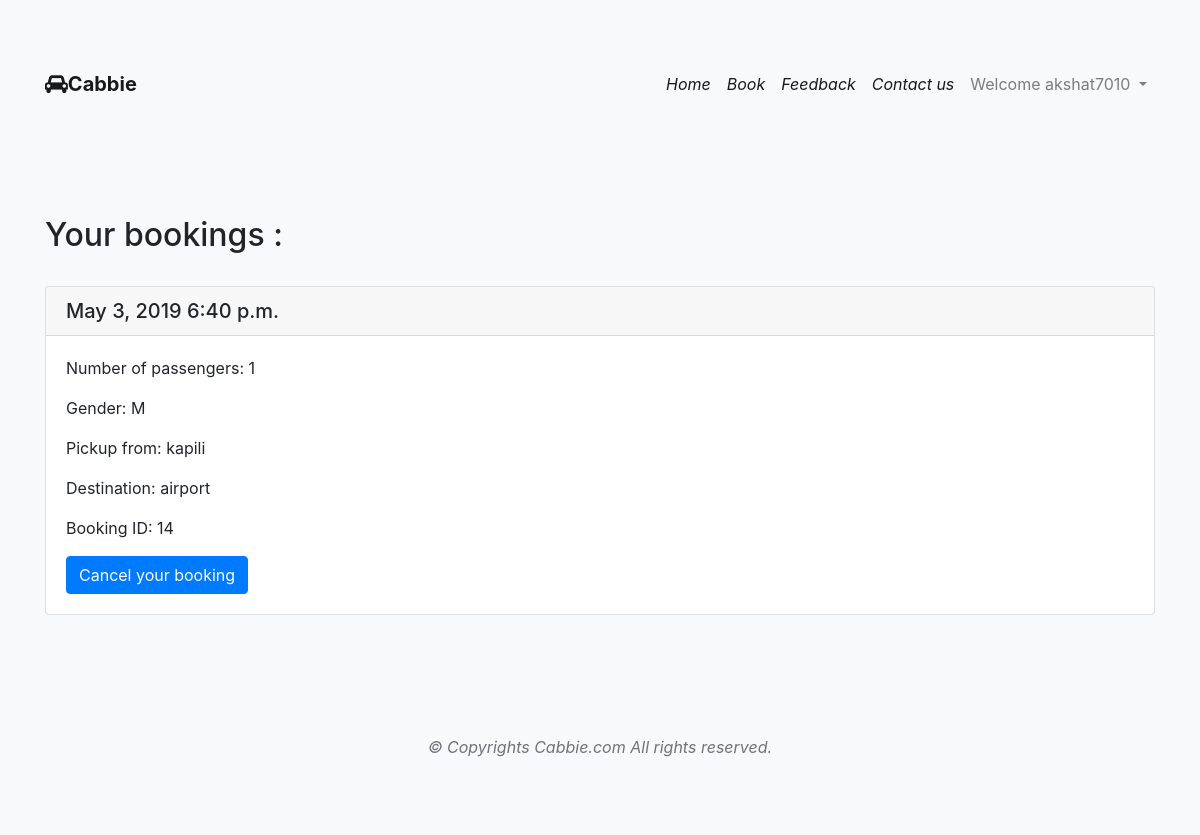
/cabs/bookings/ (signed in), run on the app's committed database.
### cabs/models.py (models this page shows)
class Post(models.Model):
    passengers=models.PositiveIntegerField(validators=[MinValueValidator(1),MaxValueValidator(3)])
    date=models.DateField()
    time=models.TimeField()
    destination=models.CharField(max_length=100)
    created_by = models.CharField(max_length=100)
    gender = models.CharField(max_length=1, choices=Gchoice, default='M')
    pickup_from=models.CharField(max_length=100)

### cabs/views.py (the view)
@login_required(login_url="/cabs/login/")
def booking_view(request):
    queryset = Post.objects.filter(
        created_by__iexact=request.user.username
    )
    context = {
        "booking_list": queryset,
        "title": "Your bookings"
    }
    return render(request, 'bookings.html', context)

### templates/bookings.html (shortened to what this page needs)
{% extends 'base1.html' %}
{% load static %}
{% block content %}
<div class="bg-light py-5">
    <div class="container py-5">
        <h2>{{ title }} :</h2>
        <br>
        {% if not booking_list %}
        <h3>Sorry, no results found.</h3>
        {% else %}
        {% for obj in booking_list %}
        <div class="card">
          <h5 class="card-header">{{ obj.date}}  {{ obj.time}}</h5>
          <div class="card-body">
            <p class="card-text">Number of passengers: {{ obj.passengers}}</p>
              <p class="card-text">Gender: {{ obj.gender}}</p>
              <p class="card-text">Pickup from: {{ obj.pickup_from}}</p>
              <p class="card-text">Destination: {{ obj.destination}}</p>
             <p class="card-text">Booking ID: {{ obj.id}}</p>
            <a class="btn btn-primary" href="{{obj.id}}/cancel" onclick="myFunction();">Cancel your booking</a>
          </div>
        </div>
        <br>
{% endfor %}
{% endif %}
    </div>
</div>
{% endblock %}

### templates/base1.html (shortened to what this page needs)
{% load static %}
<!DOCTYPE html>
<html lang="en">
<head>
    <link rel="stylesheet" href="https://cdnjs.cloudflare.com/ajax/libs/twitter-bootstrap/4.3.1/css/bootstrap.min.css"
>
    <link rel="stylesheet" href="https://stackpath.bootstrapcdn.com/font-awesome/4.7.0/css/font-awesome.min.css"
>
    <link rel="stylesheet" type="text/css" href="{% static 'css/aboutusstyle.css' %}">
    <link href="{% static 'css/poststyle.css' %}" rel="stylesheet">
    <link href="{% static 'css/requeststyle.css' %}" rel="stylesheet">
</head>
<body class="bg-light py-5">
<nav class="navbar navbar-expand-lg navbar-light bg-light py-3">
    <div class="container"><a href="{% url 'cabs:main' %}" class="navbar-brand d-flex align-items-center"> <i
            class="fa fa-car" aria-hidden="true"></i></i><strong>Cabbie</strong></a>
        <div id="navbarSupportedContent" class="collapse navbar-collapse">
            <ul class="navbar-nav ml-auto">
                <li class="nav-item active"><a href="{% url 'cabs:main' %}" class="nav-link font-italic"> Home </a></li>
                <li class="nav-item active"><a href="{% url 'cabs:post' %}" class="nav-link font-italic"> Book </a></li>
                <li class="nav-item active"><a href="{% url 'cabs:feedback' %}" class="nav-link font-italic">
                    Feedback </a></li>
                <li class="nav-item active"><a href="{% url 'cabs:contact' %}" class="nav-link font-italic">Contact
                    us </a></li>
                {% if user.is_authenticated %}
        <li class="nav-item dropdown">
        <a class="nav-link dropdown-toggle" href="#" id="navbarDropdown" role="button" data-toggle="dropdown" aria-haspopup="true" aria-expanded="false">
          Welcome {{user.username}}
        </a>
      </li>
        {% endif %}
            </ul>
        </div>
    </div>
</nav>
{% block content %} {% endblock %}
<footer class="bg-light pb-5">
    <div class="container text-center">
        <p class="font-italic text-muted mb-0">&copy; Copyrights Cabbie.com All rights reserved.</p>
    </div>
</footer>
</body>
</html>

### data on the page
Post: date "May 3, 2019", time "6:40 p.m.", passengers "1", gender "M", pickup_from "kapili", destination "airport", id "14"

### other printed values
{{ user.username }} "akshat7010"
{{ title }} "Your bookings"
